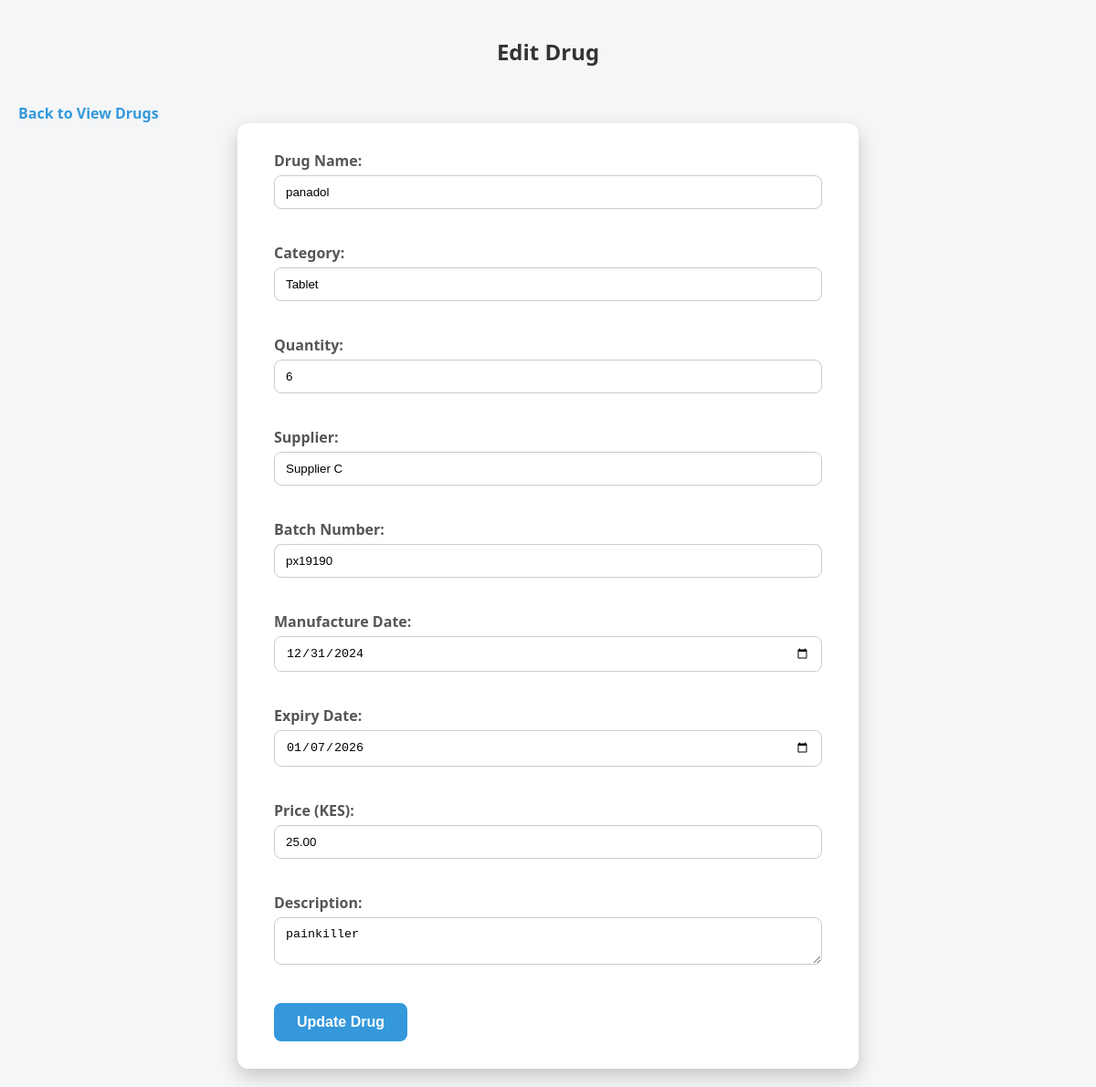
/edit_drug.php?id=4 (signed in), run on the app's committed database.
### tables this page shows
CREATE TABLE `drugs` (
  `id` int(11) NOT NULL,
  `name` varchar(100) NOT NULL,
  `category` varchar(50) NOT NULL,
  `quantity` int(11) NOT NULL,
  `supplier` varchar(100) DEFAULT NULL,
  `batch_no` varchar(50) DEFAULT NULL,
  `mfg_date` date DEFAULT NULL,
  `exp_date` date DEFAULT NULL,
  `description` text DEFAULT NULL,
  `price` decimal(10,2) NOT NULL,
  `created_at` timestamp NOT NULL DEFAULT current_timestamp(),
  `status` enum('active','inactive') DEFAULT 'active'
);

### edit_drug.php (the view, shortened to what this page needs)
<?php
include 'db.php';
$id = $_GET['id'];
$stmt = $conn->prepare("SELECT * FROM drugs WHERE id=?");
$stmt->bind_param("i", $id);
$stmt->execute();
$result = $stmt->get_result();
$drug = $result->fetch_assoc();
?>
<!DOCTYPE html>
<html>
<head>
    <link rel="stylesheet" href="style.css">
</head>
<body>
<h2>Edit Drug</h2>
<a href="view_drugs.php">Back to View Drugs</a>
<div class="modal">
<form method="post">
    <label>Drug Name:</label>
    <input type="text" name="name" value="<?php echo $drug['name']; ?>" required><br><br>
    <label>Category:</label>
    <input type="text" name="category" value="<?php echo $drug['category']; ?>" required><br><br>
    <label>Quantity:</label>
    <input type="number" name="quantity" value="<?php echo $drug['quantity']; ?>" min="1" required><br><br>
    <label>Supplier:</label>
    <input type="text" name="supplier" value="<?php echo $drug['supplier']; ?>"><br><br>
    <label>Batch Number:</label>
    <input type="text" name="batch_no" value="<?php echo $drug['batch_no']; ?>"><br><br>
    <label>Manufacture Date:</label>
    <input type="date" name="mfg_date" value="<?php echo $drug['mfg_date']; ?>"><br><br>
    <label>Expiry Date:</label>
    <input type="date" name="exp_date" value="<?php echo $drug['exp_date']; ?>" required><br><br>
    <label>Price (KES):</label>
    <input type="number" name="price" value="<?php echo $drug['price']; ?>" step="0.01" min="0" required><br><br>
    <label>Description:</label>
    <textarea name="description"><?php echo $drug['description']; ?></textarea><br><br>
    <button type="submit" name="update_drug">Update Drug</button>
</form>
</div>
</body>
</html>

### style.css (style rules this page uses)
body { font-family: 'Segoe UI', Tahoma, Geneva, Verdana, sans-serif; background-color: #f4f6f8; margin: 0; padding: 20px; }
h2 { text-align: center; color: #333; margin-bottom: 20px; }
.modal { background-color: #ffffff; max-width: 600px; margin: 0 auto; padding: 30px 40px; border-radius: 12px; box-shadow: 0 8px 20px rgba(0,0,0,0.2); transition: transform 0.3s ease, box-shadow 0.3s ease; }
input[type="text"], input[type="number"], input[type="date"], textarea, select { width: 100%; padding: 10px 12px; margin: 5px 0 15px 0; border-radius: 8px; border: 1px solid #ccc; box-sizing: border-box; transition: border 0.3s, box-shadow 0.3s; }
label { font-weight: 600; color: #555; }
button[type="submit"] { background-color: #3498db; color: white; padding: 12px 25px; border: none; border-radius: 8px; cursor: pointer; font-size: 16px; font-weight: bold; transition: background-color 0.3s, transform 0.2s; }
a { display: inline-block; margin-top: 20px; color: #3498db; font-weight: 600; text-decoration: none; transition: color 0.3s; }

### data on the page
drugs: name "panadol", category "Tablet", quantity "6", supplier "Supplier C", batch_no "px19190", mfg_date "12/31/2024", exp_date "01/07/2026", price "25.00", description "painkiller"
